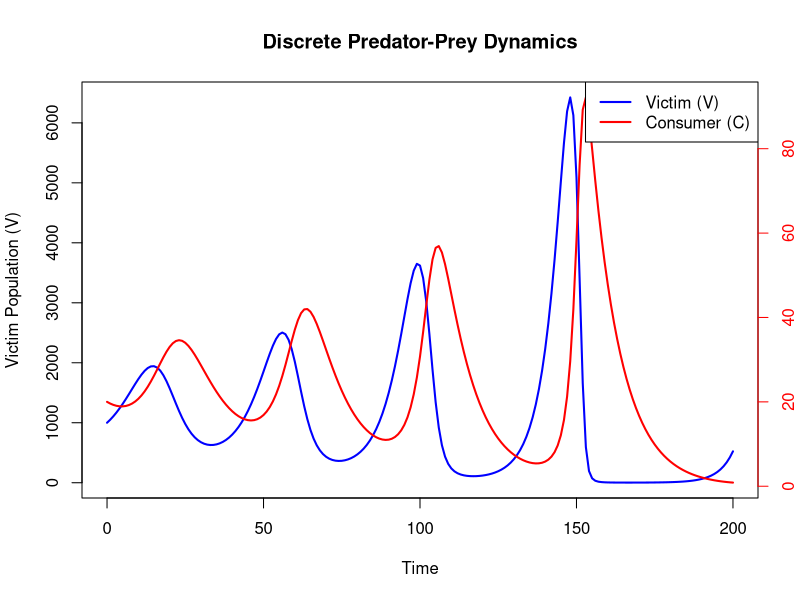
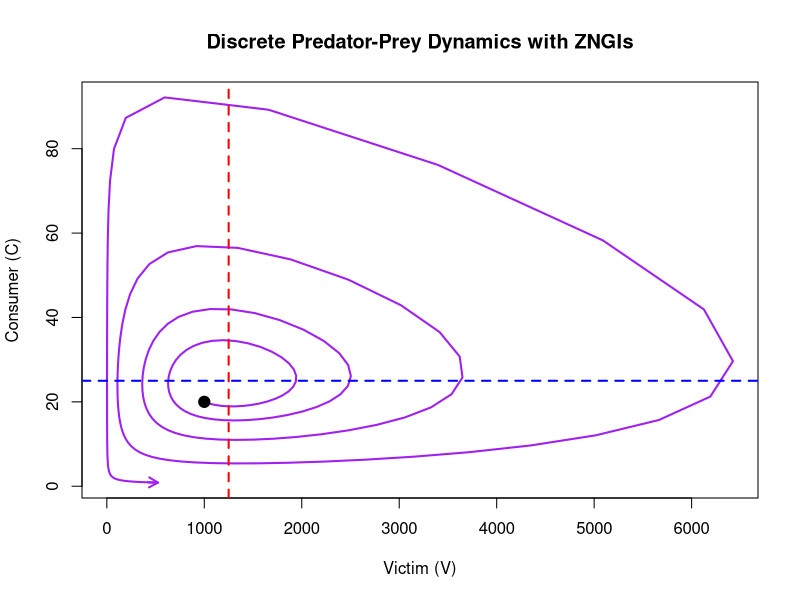

The R source for these figures, in order:
## ---- chunk 1
discrete_predator_prey_model <- function(time_steps, dt, initial_state, parameters) {
  # Initialise vectors to store populations
  V <- numeric(time_steps + 1)
  C <- numeric(time_steps + 1)
  time <- seq(0, time_steps * dt, by = dt)
  
  # Set initial populations
  V[1] <- initial_state["V"]
  C[1] <- initial_state["C"]
  
  # Extract parameters
  R <- parameters["R"]
  a <- parameters["a"]
  f <- parameters["f"]
  q <- parameters["q"]
  
  # Loop through time steps to calculate populations
  for (t in 1:time_steps) {
    V[t + 1] <- V[t] + dt * (R * V[t] - a * V[t] * C[t])
    C[t + 1] <- C[t] + dt * (a * f * V[t] * C[t] - q * C[t])
  }
  
  # Combine results into a data frame
  data.frame(time = time, V = V, C = C)
}
## ---- chunk 2
parameters <- c(R = 0.25,  # Victim (prey) growth rate
                a = 0.01,  # Attack rate
                f = 0.008, # Conversion efficiency
                q = 0.1)   # Consumer (predator) death rate

initial_state <- c(V = 1000,  # Initial victim population
                   C = 20)    # Initial consumer population

time_steps <- 200             # Number of time steps
dt <- 1                       # Time step (dt), 1 = a standard discrete model
## ---- chunk 3
output_df <- discrete_predator_prey_model(time_steps = time_steps, dt = dt, 
                                          initial_state = initial_state, 
                                          parameters = parameters)
## ---- chunk 4
# Plot victim population on the primary y-axis
plot(output_df$time, output_df$V, type = "l", col = "blue", lwd = 2, 
     ylab = "Victim Population (V)", xlab = "Time", main = "Discrete Predator-Prey Dynamics")

# Add consumer population on a secondary y-axis
par(new = TRUE)
plot(output_df$time, output_df$C, type = "l", col = "red", lwd = 2, 
     axes = FALSE, xlab = "", ylab = "")
axis(side = 4, col = "red", col.axis = "red")
mtext("Consumer Population (C)", side = 4, line = 3, col = "red")

# Add legend
legend("topright", legend = c("Victim (V)", "Consumer (C)"), 
       col = c("blue", "red"), lwd = 2)
## ---- chunk 5
### Phase Plot with ZNGIs, Initial Point, and Arrow
plot(output_df$V, 
     output_df$C, 
     type = "l", 
     col = "purple", 
     lwd = 2, 
     xlab = "Victim (V)", ylab = "Consumer (C)", 
     main = "Discrete Predator-Prey Dynamics with ZNGIs")

# Add Consumer ZNGI: dC/dt = 0 when V = q / (a * f) (a vertical line)
abline(v = parameters["q"] / (parameters["a"] * parameters["f"]),
       col = "red", lwd = 2, lty = 2)

# Add Victim ZNGI: dV/dt = 0 when C = R / a (a horizontal line)
abline(h = parameters["R"] / parameters["a"], col = "blue", lwd = 2, lty = 2)

# Add point for initial population sizes
points(output_df$V[1], output_df$C[1], pch = 19, col = "black", cex = 1.5)

# Add an arrow to the end of the line
arrows(x0 = output_df$V[nrow(output_df) - 1], 
       y0 = output_df$C[nrow(output_df) - 1], 
       x1 = output_df$V[nrow(output_df)], 
       y1 = output_df$C[nrow(output_df)], 
       col = "purple", length = 0.1, lwd = 2)
